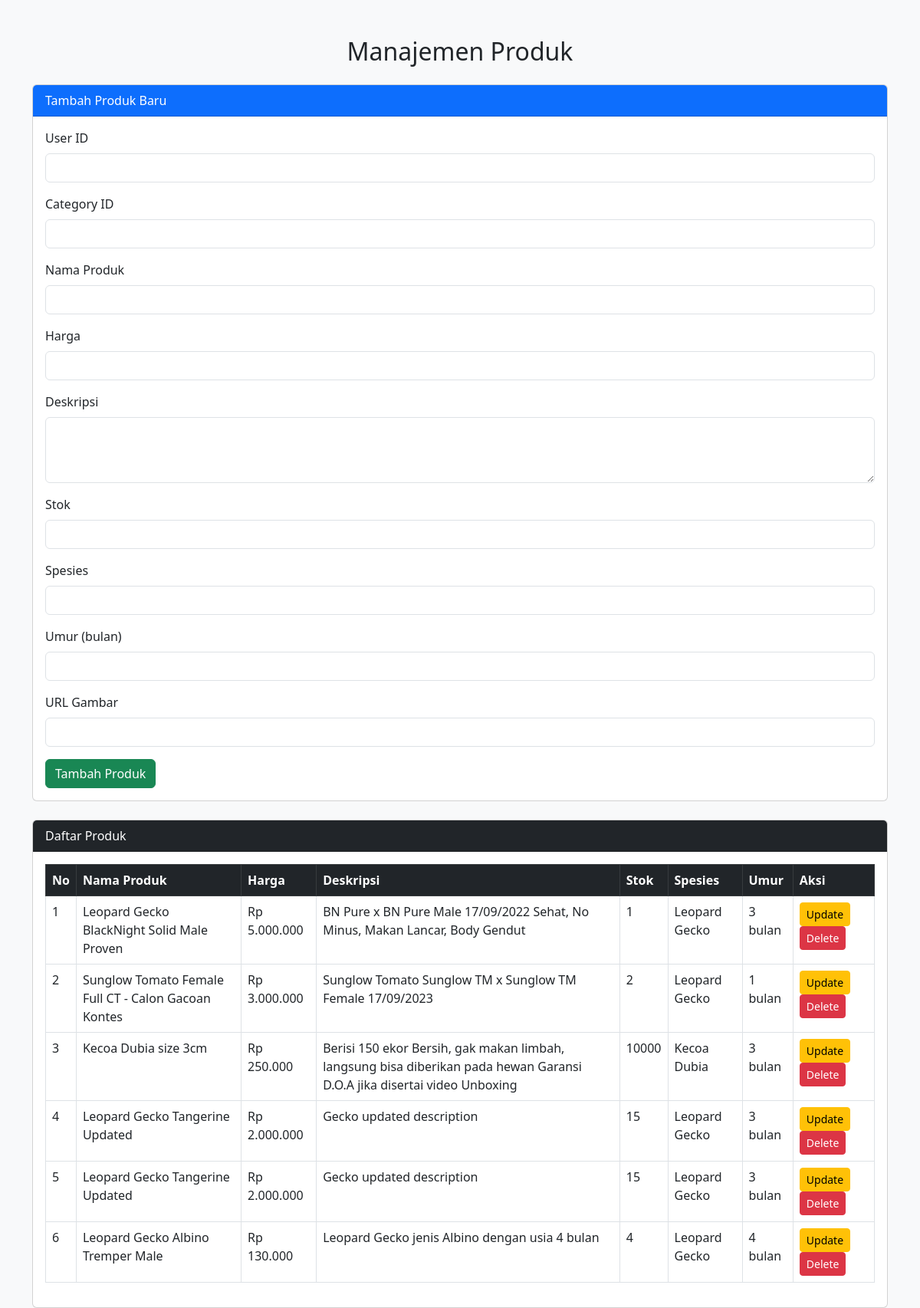
The page / on the database its author committed.
### tables this page shows
CREATE TABLE `products` (
  `product_id` int(11) NOT NULL,
  `user_id` int(11) DEFAULT NULL,
  `category_id` int(11) DEFAULT NULL,
  `product_name` varchar(100) NOT NULL,
  `price` decimal(10,2) NOT NULL,
  `description` text DEFAULT NULL,
  `stock` int(11) DEFAULT 0,
  `species` varchar(50) DEFAULT NULL,
  `age` int(11) DEFAULT NULL,
  `image_url` varchar(255) DEFAULT NULL,
  `created_at` timestamp NOT NULL DEFAULT current_timestamp()
);

### index.php (the view, shortened to what this page needs)
<?php
include 'database.php';
$query = "SELECT * FROM products";
$result = $conn->query($query);
?>
<!DOCTYPE html>
<html lang="id">
<head>
    <link href="https://cdn.jsdelivr.net/npm/bootstrap@5.3.0/dist/css/bootstrap.min.css" rel="stylesheet">
</head>
<body style="background-color: #f8f9fa;">
    <div class="container mt-5">
        <h2 class="text-center mb-4">Manajemen Produk</h2>
        <div class="card mb-4">
            <div class="card-header bg-primary text-white">Tambah Produk Baru</div>
            <div class="card-body">
                <form action="create_handler.php" method="post">
                    <div class="mb-3">
                        <label for="user_id" class="form-label">User ID</label>
                        <input type="number" name="user_id" class="form-control" required>
                    </div>
                    <div class="mb-3">
                        <label for="category_id" class="form-label">Category ID</label>
                        <input type="number" name="category_id" class="form-control" required>
                    </div>
                    <div class="mb-3">
                        <label for="product_name" class="form-label">Nama Produk</label>
                        <input type="text" name="product_name" class="form-control" required>
                    </div>
                    <div class="mb-3">
                        <label for="price" class="form-label">Harga</label>
                        <input type="number" name="price" class="form-control" step="0.01" required>
                    </div>
                    <div class="mb-3">
                        <label for="description" class="form-label">Deskripsi</label>
                        <textarea name="description" class="form-control" rows="3"></textarea>
                    </div>
                    <div class="mb-3">
                        <label for="stock" class="form-label">Stok</label>
                        <input type="number" name="stock" class="form-control">
                    </div>
                    <div class="mb-3">
                        <label for="species" class="form-label">Spesies</label>
                        <input type="text" name="species" class="form-control">
                    </div>
                    <div class="mb-3">
                        <label for="age" class="form-label">Umur (bulan)</label>
                        <input type="number" name="age" class="form-control">
                    </div>
                    <div class="mb-3">
                        <label for="image_url" class="form-label">URL Gambar</label>
                        <input type="text" name="image_url" class="form-control">
                    </div>
                    <button type="submit" class="btn btn-success">Tambah Produk</button>
                </form>
            </div>
        </div>
        <div class="card">
            <div class="card-header bg-dark text-white">Daftar Produk</div>
            <div class="card-body">
                <table class="table table-bordered table-hover">
                    <thead class="table-dark">
                        <tr>
                            <th>No</th>
                            <th>Nama Produk</th>
                            <th>Harga</th>
                            <th>Deskripsi</th>
                            <th>Stok</th>
                            <th>Spesies</th>
                            <th>Umur</th>
                            <th>Aksi</th>
                        </tr>
                    </thead>
                    <tbody>
                        <?php
                        $no = 1;
                        while ($row = $result->fetch_assoc()) {
                            echo "<tr>
                                <td>{$no}</td>
                                <td>" . htmlspecialchars($row['product_name']) . "</td>
                                <td>Rp " . number_format($row['price'], 0, ',', '.') . "</td>
                                <td>" . htmlspecialchars($row['description']) . "</td>
                                <td>" . htmlspecialchars($row['stock']) . "</td>
                                <td>" . htmlspecialchars($row['species']) . "</td>
                                <td>" . htmlspecialchars($row['age']) . " bulan</td>
                                <td>
                                    <a href='update.php?id=" . htmlspecialchars($row['product_id']) . "' class='btn btn-warning btn-sm'>Update</a>
                                    <a href='delete.php?id=" . htmlspecialchars($row['product_id']) . "' class='btn btn-danger btn-sm' onclick=\"return confirm('Yakin ingin menghapus produk ini?');\">Delete</a>
                                </td>
                            </tr>";
                            $no++;
                        }
                        ?>
                    </tbody>
                </table>
            </div>
        </div>
    </div>
</body>
</html>

### rows shown on the page
products: product_name "Leopard Gecko BlackNight Solid Male Proven", price "5.000.000", description "BN Pure x BN Pure Male 17/09/2022 Sehat, No Minus, Makan Lancar, Body Gendut", stock "1", species "Leopard Gecko", age "3"
products: product_name "Sunglow Tomato Female Full CT - Calon Gacoan Kontes", price "3.000.000", description "Sunglow Tomato Sunglow TM x Sunglow TM Female 17/09/2023", stock "2", species "Leopard Gecko", age "1"
products: product_name "Kecoa Dubia size 3cm", price "250.000", description "Berisi 150 ekor Bersih, gak makan limbah, langsung bisa diberikan pada hewan Garansi D.O.A jika disertai video Unboxing", stock "10000", species "Kecoa Dubia", age "3"
products: product_name "Leopard Gecko Tangerine Updated", price "2.000.000", description "Gecko updated description", stock "15", species "Leopard Gecko", age "3"
products: product_name "Leopard Gecko Tangerine Updated", price "2.000.000", description "Gecko updated description", stock "15", species "Leopard Gecko", age "3"
products: product_name "Leopard Gecko Albino Tremper Male", price "130.000", description "Leopard Gecko jenis Albino dengan usia 4 bulan", stock "4", species "Leopard Gecko", age "4"
